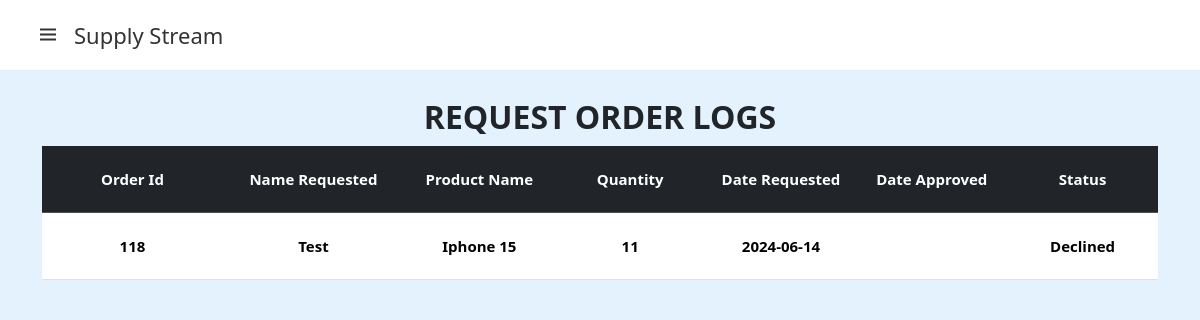
Screenshot of /page/orders.php with the database file from the repository.
### tables this page shows
CREATE TABLE `reqdelivery` (
  `Order_Id` int(11) NOT NULL,
  `Username` varchar(255) NOT NULL,
  `Product_Id` int(11) NOT NULL,
  `Supplier_Id` int(11) NOT NULL,
  `Quantity` int(11) NOT NULL,
  `Date_Req` date NOT NULL,
  `Date_Approve` date DEFAULT NULL,
  `Reason_Decline` varchar(255) DEFAULT NULL,
  `Address` varchar(255) NOT NULL,
  `Contact_Number` int(11) NOT NULL,
  `Status` varchar(255) DEFAULT NULL
);

CREATE TABLE `product` (
  `Product_Id` int(11) NOT NULL,
  `Product_Name` varchar(255) NOT NULL,
  `Price` decimal(10,2) NOT NULL,
  `Image_Url` varchar(255) NOT NULL,
  `Category_Id` int(11) DEFAULT NULL,
  `Supplier_Id` int(11) DEFAULT NULL,
  `Date_Added` date NOT NULL
);

### page/orders.php (the view, shortened to what this page needs)
<!doctype html>
<html lang="en">
  <head>
    <link href="https://cdn.jsdelivr.net/npm/bootstrap@5.3.3/dist/css/bootstrap.min.css" rel="stylesheet">
    <link rel="stylesheet" href="/assets/Css/bootstrap.css">
    <link rel="stylesheet" href="/assets/Css/bootstrap.min.css">
    <link rel="stylesheet" href="/assets/Css/stylesheet.css">
    <link href='https://unpkg.com/boxicons@2.1.4/css/boxicons.min.css' rel='stylesheet'>
    <link rel="stylesheet" href="https://cdn.jsdelivr.net/npm/bootstrap-icons@1.11.3/font/bootstrap-icons.min.css">
    <link rel="stylesheet" href="https://cdn.datatables.net/2.0.7/css/dataTables.bootstrap5.min.css">
  </head>
  <body>
  <nav>
  <div class="logo container">
    <i class="bx bx-menu menu-icon"></i>
    <span class="logo-name">Supply Stream</span>
  </div>
      </nav>
<div class="container text-dashboard-logs mt-5">
  <h2 class="text-center deliveryLogs">REQUEST ORDER LOGS</h2>
</div>
<div class="container">
        <table class="table table-hover table-delivery" id="tableDelivery">
            <thead>
                <tr class="table-dark">
                    <th width="12%" scope="col">Order Id</th>
                    <th width="12%" scope="col">Name Requested</th>
                    <th width="10%" scope="col">Product Name</th>
                    <th width="10%" scope="col">Quantity</th>
                    <th width="10%" scope="col">Date Requested</th>
                    <th width="10%" scope="col">Date Approved</th>
                    <th width="10%" scope="col">Status</th>
                </tr>
            </thead>
            <tbody class="text-center">
      <?php
        require '../config/connect.php';
        $sql = mysqli_query($con, "SELECT req.Order_Id,
                req.Username,
                p.Product_Name,
                s.Supplier_Name,
                req.Quantity,
                req.Date_Req,
                req.Date_Approve,
                req.Status
            FROM
                reqDelivery req
            LEFT JOIN product p
                ON req.Product_Id = p.Product_Id
            LEFT JOIN supplier s
                ON req.Supplier_Id = s.Supplier_Id
        ");
        while ($row = mysqli_fetch_assoc($sql)) {
        ?>
                <tr>
                    <th scope="row"><?php echo $row["Order_Id"]; ?></th>
                    <th scope="row"><?php echo $row["Username"]; ?></th>
                    <td><?php echo $row["Product_Name"]; ?></td>
                    <td><?php echo $row["Quantity"]; ?></td>
                    <td><?php echo $row["Date_Req"]; ?></td>
                    <td><?php echo $row["Date_Approve"]; ?></td>
                    <td><?php echo $row["Status"]; ?></td>
                </tr>
                <?php }; ?>
            </tbody>
        </table>
</div>
  </body>
</html>

### assets/Css/stylesheet.css (style rules this page uses)
body { min-height: 100%; background: #e3f2fd; }
nav { z-index: 9999; position: fixed; top: 0; left: 0; height: 70px; width: 100%; display: flex; align-items: center; background: #fff; box-shadow: 0 0 1px rgba(0, 0, 0, 0.1); }
nav .logo { display: flex; align-items: center; margin: 0 24px; }
.logo .menu-icon { color: #333; font-size: 24px; margin-right: 14px; cursor: pointer; }
.logo .logo-name { color: #333; font-size: 22px; font-weight: 500; }
.table-delivery { margin-top: 10px; line-height: 50px; text-align: center; font-weight: bold; }
#tableDelivery th, #tableDelivery td { text-align: center; font-size: 15px; }
.deliveryLogs { font-weight: bold; }
.text-dashboard-logs { padding-top: 50px; margin-bottom: 10px; }

### rows the page displays
reqdelivery: Order_Id "118", Username "Test", Product_Id.Product_Name "Iphone 15", Quantity "11", Date_Req "2024-06-14", Status "Declined"
